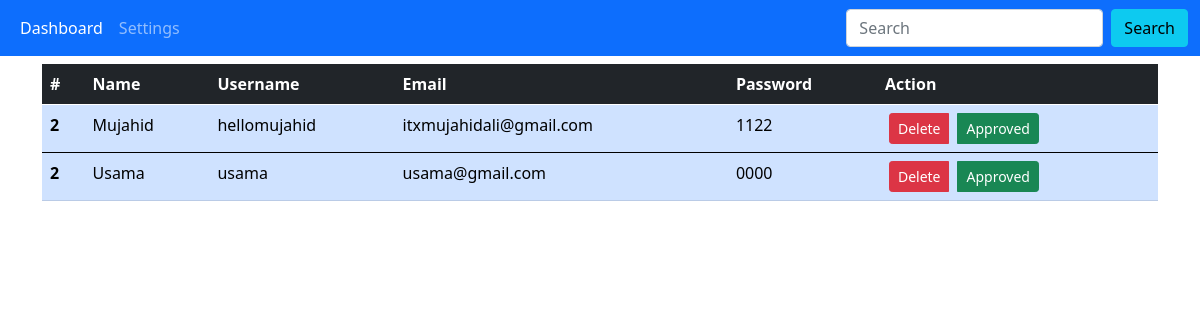
The page /checkall on the database as committed earlier.
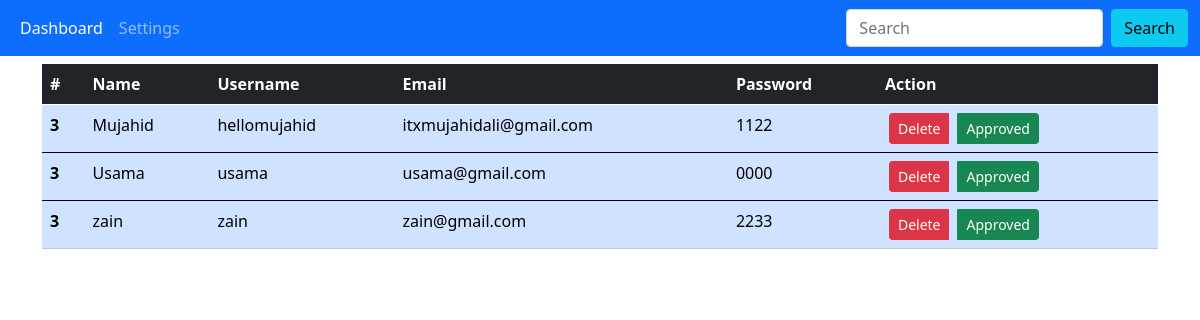
The same page on the database as committed later.
### crudAPP/models.py (models this page shows, shortened)
class WebUser(models.Model):
    id = models.AutoField(primary_key=True)
    firstName = models.CharField(max_length=21)
    lastName = models.CharField(max_length=20)
    fatherName = models.CharField(max_length=50)
    userName = models.CharField(max_length=50)
    Email = models.CharField(max_length=50)
    Password = models.CharField(max_length=50)
    status = models.BooleanField(default=False)
    isAdmin = models.BooleanField(default=False)

### crudAPP/views.py (the view)
# urls.py: path('checkall', include('crudAPP.urls')),
def checkall(request):
    data = WebUser.objects.filter(isAdmin=False)
    length = len(data)
    context = {
        'data': data,
        'length' : length
    }
    return render(request, "admin/checkall.html",context)

### templates/admin/checkall.html (shortened to what this page needs)
<!DOCTYPE html>
<html lang="en">
<head>
  <link href="https://cdn.jsdelivr.net/npm/bootstrap@5.0.2/dist/css/bootstrap.min.css" rel="stylesheet"
 />
</head>
<body>
  <nav class="navbar navbar-expand-lg navbar-dark bg-primary">
    <div class="container-fluid">
      <div class="collapse navbar-collapse" id="navbarSupportedContent">
        <ul class="navbar-nav me-auto mb-2 mb-lg-0">
          <li class="nav-item">
            <a class="nav-link active" aria-current="page" href="/admin">Dashboard</a>
          </li>
          <li class="nav-item">
            <a class="nav-link" href="#">Settings</a>
          </li>
        </ul>
        <form class="d-flex">
          <input class="form-control me-2" type="search" placeholder="Search" aria-label="Search" />
          <button class="btn btn-info" type="submit">Search</button>
        </form>
      </div>
    </div>
  </nav>
  <div class="container mt-2">
    <table class="table">
        <thead>
          <tr class="table-dark">
            <th scope="col">#</th>
            <th scope="col">Name</th>
            <th scope="col">Username</th>
            <th scope="col">Email</th>
            <th scope="col">Password</th>
            <th scope="col">Action</th>
          </tr>
        </thead>
        {% for datas in data %}
        <tbody>
          <tr class="table-primary">
            <th scope="row">{{length}}</th>
            <td>{{datas.firstName}}</td>
            <td>{{datas.userName}}</td>
            <td>{{datas.Email}}</td>
            <td>{{datas.Password}}</td>
            <td>
              <div class="btn-group" role="group" aria-label="Basic outlined example">
                <a type="button" class="btn btn-danger btn-sm mx-1" href={% url 'delete_user' datas.userName %}>Delete</a>
                <a type="button" class="btn btn-success btn-sm mx-1" href={% url 'delete_user' datas.userName %}>Approved</a>
              </div>
            </td>
          </tr>
          {% endfor %}
        </tbody>
      </table>
    </div>
</body>
</html>

Rows that differ between the two databases and show on the page:
computed for WebUser "Mujahid": length "2" → "3"
computed for WebUser "Usama": length "2" → "3"
added WebUser: length "3", firstName "zain", userName "zain", Email "zain@gmail.com", Password "2233"
